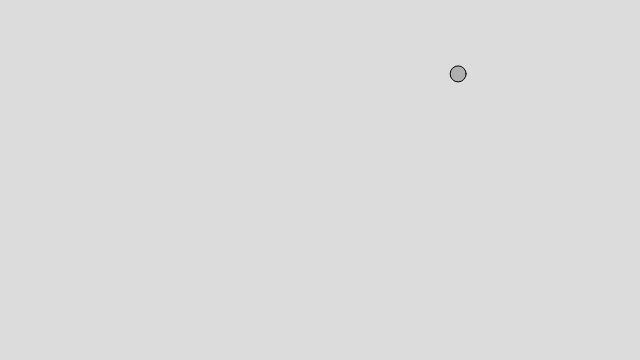
Frame 1 (no input)
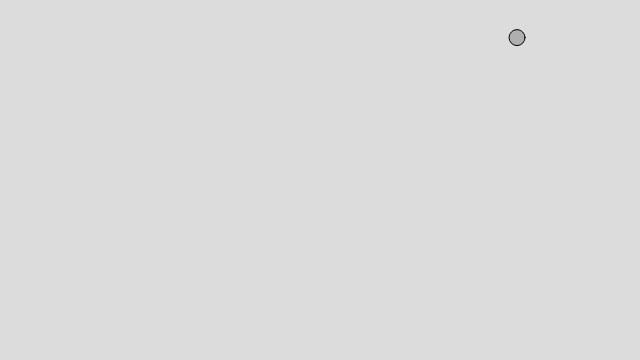
Frame 60 (no input)
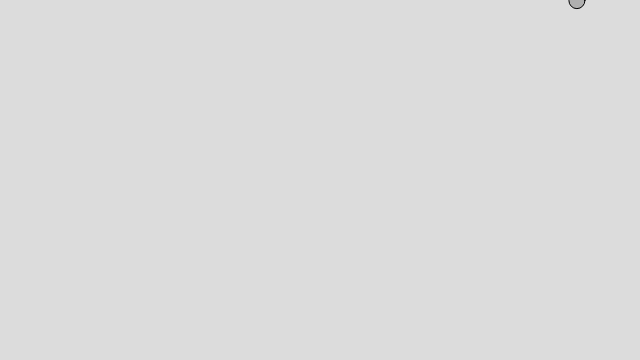
Frame 120 (the mouse pressed at the canvas centre since frame 60)

The p5.js sketch that drew these frames (run headless with seeded random() and noise() and a simulated clock; from frame 60 on, the mouse is pressed at the canvas centre):

// p5.js sketch
// ── sketch.js
let m;

function setup() {
  createCanvas(640, 360);
  m = new Mover(
    createVector(random(width), random(height)),
    createVector(random(-2, 2), random(-2, 2)),
    16
  );
}

function draw() {
  background(220);
  m.move();
}

// ── mover.js
class Mover {
  constructor(loc, vel, d) {
    this.loc = loc;
    this.vel = vel;
    this.d = d;
  }

  move() {
    this.update();
    this.checkEdges();
    this.display();
  }

  update() {
    this.loc.add(this.vel);
  }

  checkEdges() {
    if (this.loc.x > width) {
      this.loc.x = 0;
    } else if (this.loc.x < 0) {
      this.loc.x = width;
    }

    if (this.loc.y > height) {
      this.loc.y = 0;
    } else if (this.loc.y < 0) {
      this.loc.y = height;
    }
  }

  display() {
    stroke(0);
    fill(175);
    ellipse(this.loc.x, this.loc.y, this.d);
  }
}
